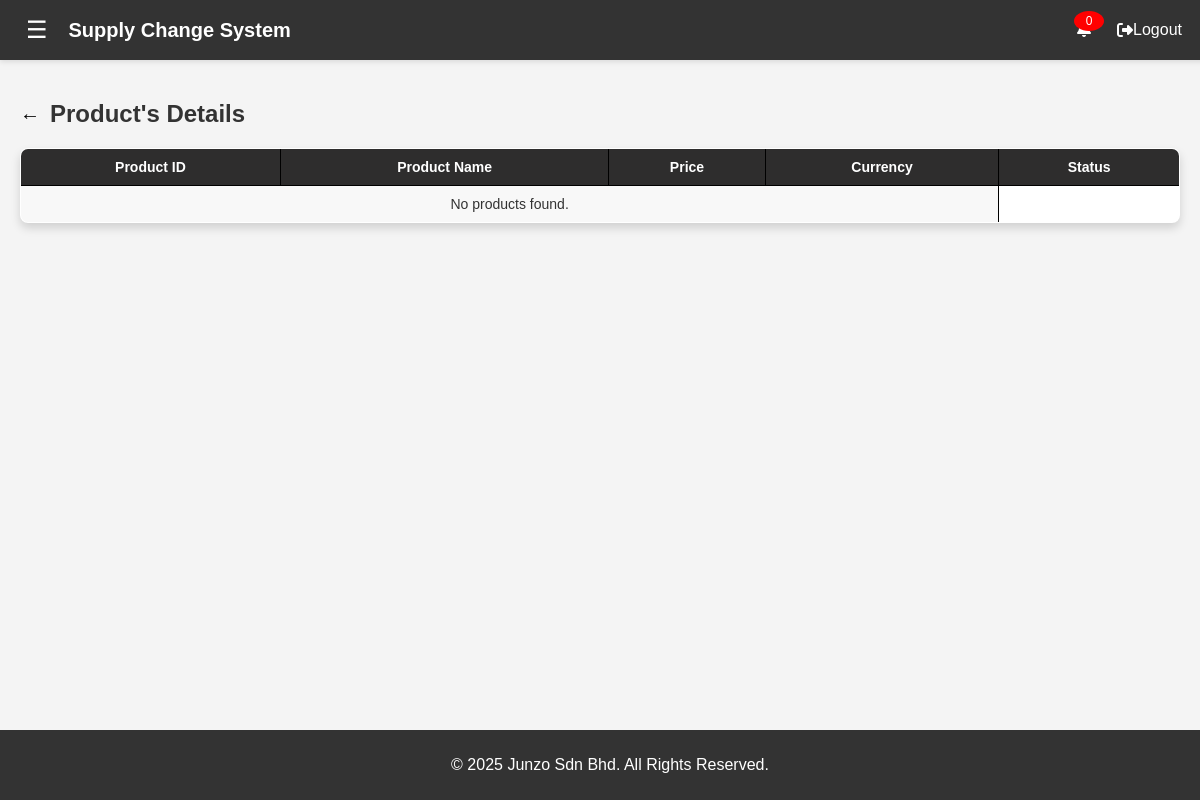
Before: /view_product.php (signed in) with the older database file.
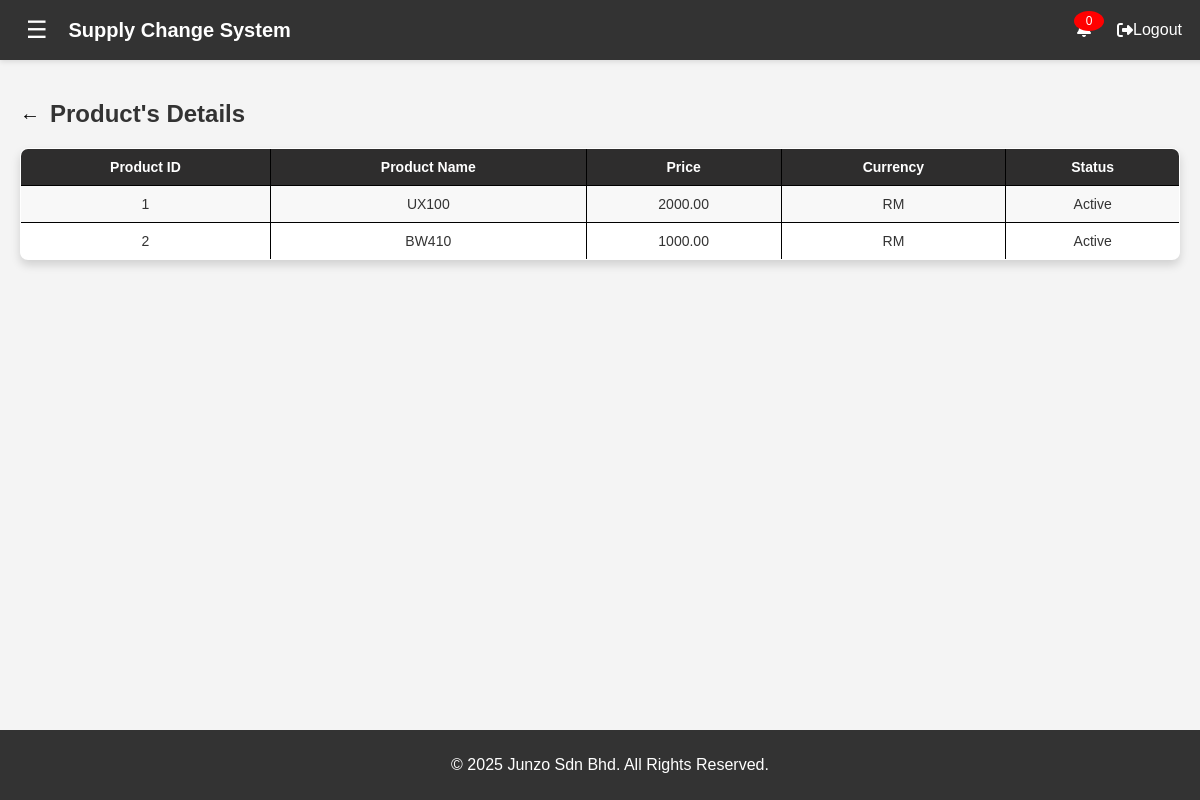
After: the same page with the newer database file.
### tables this page shows
CREATE TABLE `products` (
  `product_id` int(11) NOT NULL,
  `date_created` timestamp NOT NULL DEFAULT current_timestamp(),
  `product_name` varchar(255) NOT NULL,
  `description` text DEFAULT NULL,
  `unit_price` decimal(10,2) NOT NULL,
  `currency` enum('RM','USD','INR') NOT NULL,
  `status` enum('Inactive','Active') NOT NULL DEFAULT 'Active'
);

### view_product.php (the view, shortened to what this page needs)
<?php
include 'header.php';
$query = "SELECT * FROM products ORDER BY product_id ASC";
$result = $conn->query($query);
?>
<!DOCTYPE html>
<html lang="en">
<head>
</head>
<body>
    <div class="container">
    <h2 class="header-title">
        <a href="products.php" class="back-icon">&#8592;</a> Product's Details
    </h2>
    <table>
        <tr>
            <th>Product ID</th>
            <th>Product Name</th>
            <th>Price</th>
            <th>Currency</th>
            <th>Status</th>
        </tr>
        <?php
        if ($result->num_rows > 0) {
            while ($row = $result->fetch_assoc()) {
                echo "<tr>
                        <td>{$row['product_id']}</td>
                        <td>{$row['product_name']}</td>
                        <td>{$row['unit_price']}</td>
                        <td>{$row['currency']}</td>
                        <td>{$row['status']}</td>
                      </tr>";
            }
        } else {
            echo "<tr><td colspan='4'>No products found.</td></tr>";
        }
        ?>
    </table>
    </div>
    <?php include 'footer.php';?>
</body>
</html>

Changed rows visible on the page:
added products: product_id "1", product_name "UX100", unit_price "2000.00", currency "RM", status "Active"
added products: product_id "2", product_name "BW410", unit_price "1000.00", currency "RM", status "Active"
Other visible differences:
text no longer shown: "No products found."
